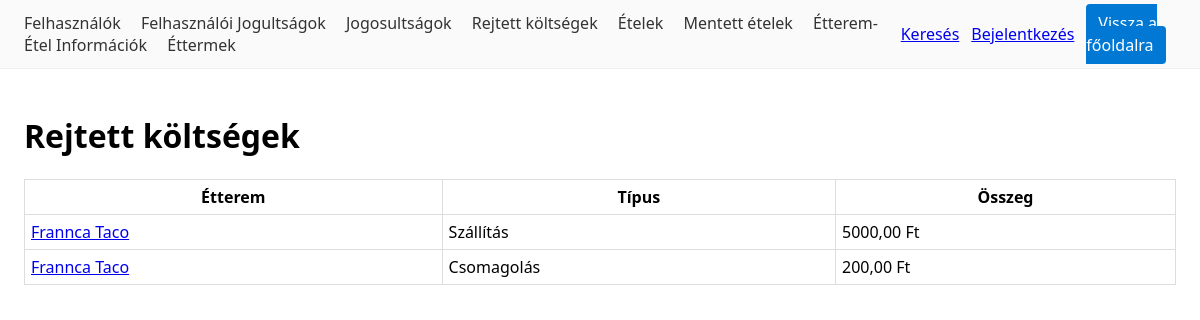
The page /koltseg/ on the database its author committed.
### billing/models.py (models this page shows, shortened)
class EtteremKoltseg(models.Model):
    etterem = models.ForeignKey(
        Etterem,
        on_delete=models.CASCADE,
        related_name="koltsegek"  # FONTOS: így tudunk összegezni a termékoldalon
    )
    koltseg_tipus = models.CharField(max_length=30, choices=KOLTSEG_TIPUSOK)
    osszeg = models.DecimalField(max_digits=10, decimal_places=2)

### catalog/models.py (models this page shows, shortened)
class Etterem(models.Model):
    nev = models.CharField(max_length=150)
    cim = models.CharField(max_length=250, blank=True)
    platform = models.CharField(max_length=20, choices=PLATFORMOK, default="egyeb")
    platform_logo_url = models.URLField(blank=True)
    platform_url = models.URLField(blank=True)

### billing/views.py (the view)
# urls.py: path("koltseg/", views.KoltsegListView.as_view(), name="koltseg_list"),
class KoltsegListView(ListView):
    model = EtteremKoltseg
    paginate_by = 20
    template_name = "billing/koltseg_list.html"

### templates/billing/koltseg_list.html (shortened to what this page needs)
{% extends "_base.html" %}
{% block content %}
<h1>Rejtett költségek</h1>
<table>
  <tr>
    <th>Étterem</th>
    <th>Típus</th>
    <th>Összeg</th>
  </tr>
  {% for o in object_list %}
    <tr>
      <td><a href="{% url 'billing:koltseg_detail' o.pk %}">{{ o.etterem.nev }}</a></td>
      <td>{{ o.get_koltseg_tipus_display }}</td>
      <td>{{ o.osszeg }} Ft</td>
    </tr>
  {% empty %}
    <tr>
      <td colspan="{% if user.is_authenticated and user.is_staff %}4{% else %}3{% endif %}">
        Nincs adat.
      </td>
    </tr>
  {% endfor %}
</table>
{% endblock %}

### templates/_base.html (style rules this page uses)
body { font-family:system-ui,Segoe UI,Arial;margin:0 }
table { border-collapse:collapse;width:100% }
th,td { border:1px solid #ddd;padding:6px }

### rows shown on the page
EtteremKoltseg: etterem.nev "Frannca Taco", koltseg_tipus "Szállítás", osszeg "5000,00"
EtteremKoltseg: etterem.nev "Frannca Taco", koltseg_tipus "Csomagolás", osszeg "200,00"
